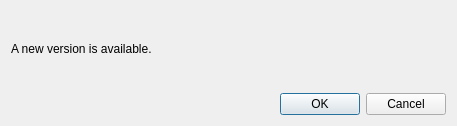
<?xml version="1.0" encoding="UTF-8"?>
<ui version="4.0">
 <class>UpdateNotificationDialog</class>
 <widget class="QDialog" name="UpdateNotificationDialog">
  <property name="geometry">
   <rect>
    <x>0</x>
    <y>0</y>
    <width>457</width>
    <height>126</height>
   </rect>
  </property>
  <property name="windowTitle">
   <string>A new version is available</string>
  </property>
  <layout class="QVBoxLayout" name="verticalLayout">

   <item>
    <widget class="QLabel" name="label_1">
     <property name="text">
      <string>A new version is available.</string>
     </property>
    </widget>
   </item>
   
   <item>
    <widget class="QDialogButtonBox" name="buttonBox">
     <property name="orientation">
      <enum>Qt::Horizontal</enum>
     </property>
     <property name="standardButtons">
      <set>QDialogButtonBox::Cancel|QDialogButtonBox::Ok</set>
     </property>
    </widget>
   </item>

  </layout>

 </widget>
 
 <resources/>
 
 <connections>
  <connection>
   <sender>buttonBox</sender>
   <signal>accepted()</signal>
   <receiver>UpdateNotificationDialog</receiver>
   <slot>accept()</slot>
   <hints>
    <hint type="sourcelabel">
     <x>20</x>
     <y>20</y>
    </hint>
    <hint type="destinationlabel">
     <x>20</x>
     <y>20</y>
    </hint>
   </hints>
  </connection>
  <connection>
   <sender>buttonBox</sender>
   <signal>rejected()</signal>
   <receiver>UpdateNotificationDialog</receiver>
   <slot>reject()</slot>
   <hints>
    <hint type="sourcelabel">
     <x>20</x>
     <y>20</y>
    </hint>
    <hint type="destinationlabel">
     <x>20</x>
     <y>20</y>
    </hint>
   </hints>
  </connection>
 </connections>
</ui>
